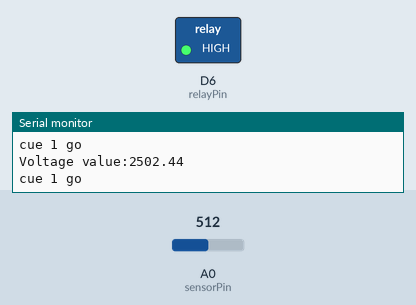
This sketch was run on a simulated ESP8266 (NodeMCU). Shown: switched loads named in the sketch (green lamp = pin HIGH), the last lines printed to the serial monitor. The inputs (shaded band) are chosen by the test bench; at power-on: A0 (sensorPin) = 512. WiFi joins after 1.5 s; servers stay silent unless stated.

Above: at 2.7 s.
2.8 s: A0 (sensorPin) set to 975
4.3 s: A0 (sensorPin) set to 999
At 5.9 s:
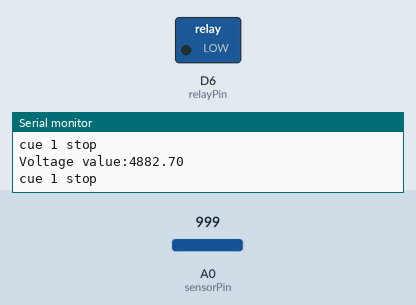
6.5 s: A0 (sensorPin) set to 900
At 7.5 s:
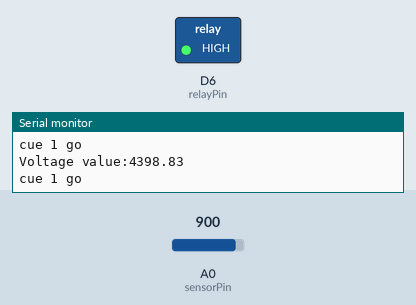
8.0 s: A0 (sensorPin) set to 1023
At 8.7 s:
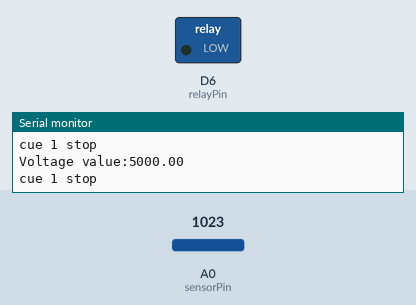
Timing chart, 0 to 10.5 s (numbered marks = the images above; inputs shaded):
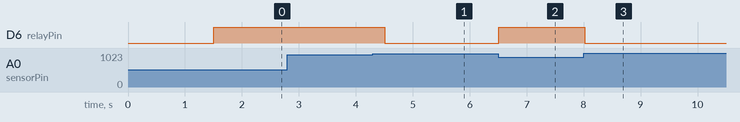

Measured:
- the behaviour switches between 982 and 983 on A0 (sensorPin) (found by bisection; images 0 and 1)
- after the input at 4.3 s, D6 (relayPin): HIGH → LOW after 0.21 s
- after the input at 6.5 s, D6 (relayPin): LOW → HIGH at once
- after the input at 8.0 s, D6 (relayPin): HIGH → LOW at once

The sketch:

1_IKKUNA.ino
```cpp
/* READ THIS TUTORIAL WHEN USING THE WEBSERVER: https://github.com/esp8266/Arduino/tree/master/libraries/ESP8266WebServer */

#include <ESP8266WiFi.h>
#include <ESP8266WebServer.h>
#include <WiFiUdp.h>

// Set WiFi credentials
#define WIFI_SSID "Cirko Guest"
#define WIFI_PASS ""
// Kotiboksi_J7FB_5G / G86XXCGBENNUS

int sensorPin = A0;
int relayPin = D6;

// Set up Upd for OSC commands to QLab
WiFiUDP Udp;
unsigned int localUdpPort = 4220;
char incomingPacket[256];

void setup() {
  // Setup serial port
  Serial.begin(115200);
  Serial.println();
  pinMode(sensorPin, INPUT);
  pinMode(relayPin, OUTPUT);

  // Begin WiFi
  WiFi.begin(WIFI_SSID, WIFI_PASS);

  // Connecting to WiFi...
  Serial.print("Connecting to ");
  Serial.print(WIFI_SSID);
  // Loop continuously while WiFi is not connected
  while (WiFi.status() != WL_CONNECTED)
  {
    delay(100);
    Serial.print(".");
  }

  // Connected to WiFi
  Serial.println();
  Serial.print("Connected! IP address: ");
  Serial.println(WiFi.localIP());
  Udp.begin(localUdpPort);
  Serial.println("Listening to Udp");
}

void loop() {
    // Current voltage value is measured...
    int rawValue = analogRead(sensorPin);
    float voltage = rawValue * (5.0/1023) * 1000;
    float resitance = 10000 * ( voltage / ( 5000.0 - voltage) );
    // ... and here output to the serial interface
    Serial.print("Voltage value:"); Serial.println(voltage);

    if (voltage < 4800) {
      digitalWrite(relayPin, HIGH);
      Udp.beginPacket("10.254.187.232", 53535);
      Udp.write("/cue/1/start");
      Udp.endPacket();
      Serial.println("cue 1 go");
    } else {
      digitalWrite(relayPin, LOW);
      Udp.beginPacket("10.254.187.232", 53535);
      Udp.write("/cue/1/stop");
      Udp.endPacket();
      Serial.println("cue 1 stop");
    }
    delay(500);

  /*
  Udp.beginPacket("172.20.10.3", 53535);
  Udp.write("/cue/1/start");
  Udp.endPacket();
  Serial.println("cue 1 go");
  delay(1000);

  Udp.beginPacket("172.20.10.3", 53535);
  Udp.write("/cue/1/stop");
  Udp.endPacket();
  Serial.println("cue 1 stop");
  delay(1000);

  Udp.beginPacket("172.20.10.3, 10.8.55.161", 53535);
  Udp.write("/cue/2/start");
  Udp.endPacket();
  Serial.println("cue 2 start");
  delay(1000);

  Udp.beginPacket("172.20.10.3, 10.8.55.161", 53535);
  Udp.write("/cue/2/stop");
  Udp.endPacket();
  Serial.println("cue 2 stop");

  delay(1000);
  */
}
```
